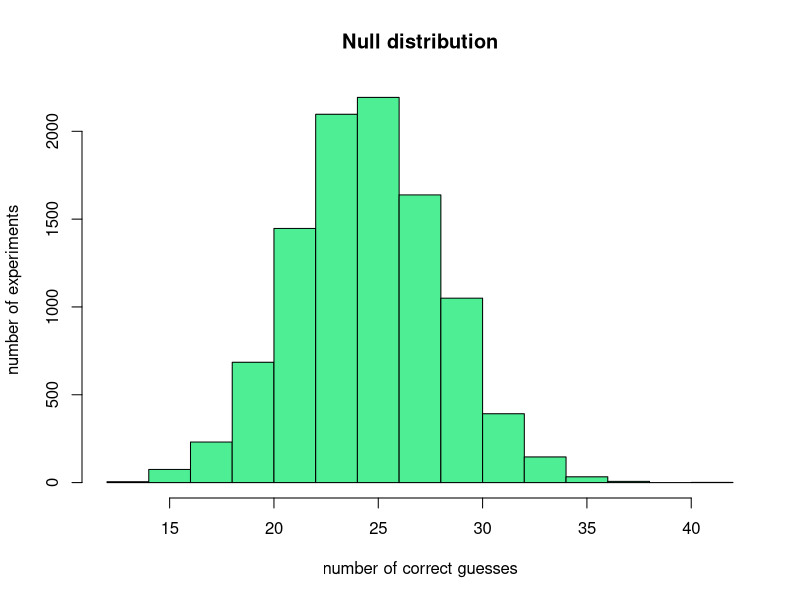
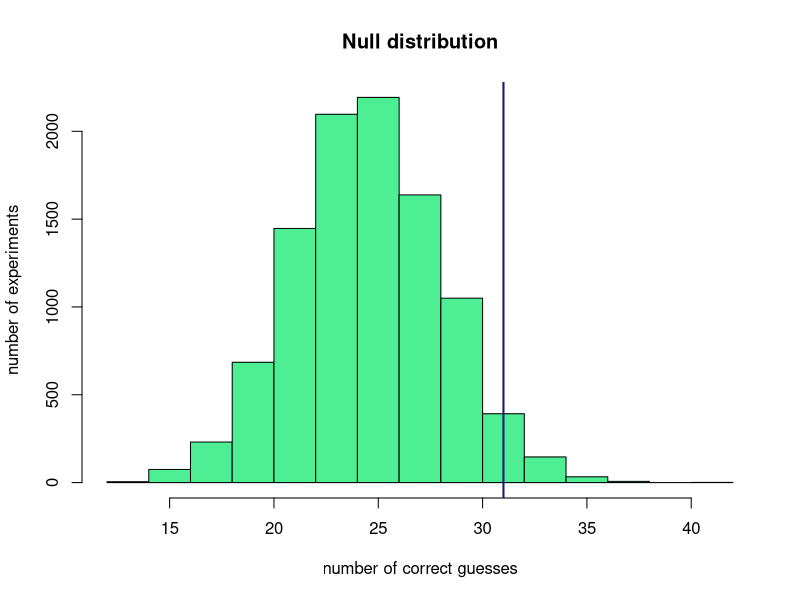

These charts were generated, in order, by the following R code:
## ---- chunk 1
library(tufte)
library(xtable)
knitr::opts_chunk$set(echo = TRUE)
knitr::opts_knit$set(global.par = TRUE)
# See https://stackoverflow.com/questions/25646333/code-chunk-font-size-in-rmarkdown-with-knitr-and-latex
def.chunk.hook  <- knitr::knit_hooks$get("chunk")
knitr::knit_hooks$set(chunk = function(x, options) 
  {
  x <- def.chunk.hook(x, options)
  ifelse(options$size != "normalsize", paste0("\\", options$size,"\n\n", x, "\n\n\\normalsize"), x)
  })
# See https://stackoverflow.com/questions/23349525/how-to-set-knitr-chunk-output-width-on-a-per-chunk-basis
knitr::knit_hooks$set(width=local({
    .width <- 0
    function(before, options, envir) {
        if (before) .width <<- options(width=options$width)
        else options(.width)
    }
}))
## ---- chunk 2
block <- sample(c(0,1),50,replace=TRUE)
block
## ---- chunk 3
correct <- sum(block)
## ---- chunk 4
number_correct <- vector(mode="numeric")
## ---- chunk 5
for (i in 1:10000){
  block <- sample(c(0,1),50,replace=TRUE)
  correct <- sum(block)
  number_correct = c(number_correct, correct)
}
## ---- chunk 6
hist(number_correct, col="seagreen2", main="Null distribution", xlab = "number of correct guesses", ylab = "number of experiments")
## ---- chunk 7
hist(number_correct, col="seagreen2", main="Null distribution", xlab = "number of correct guesses", ylab = "number of experiments")
abline(v=31,col="midnightblue",lwd=2)
## ---- chunk 8
sum(number_correct>=31)
